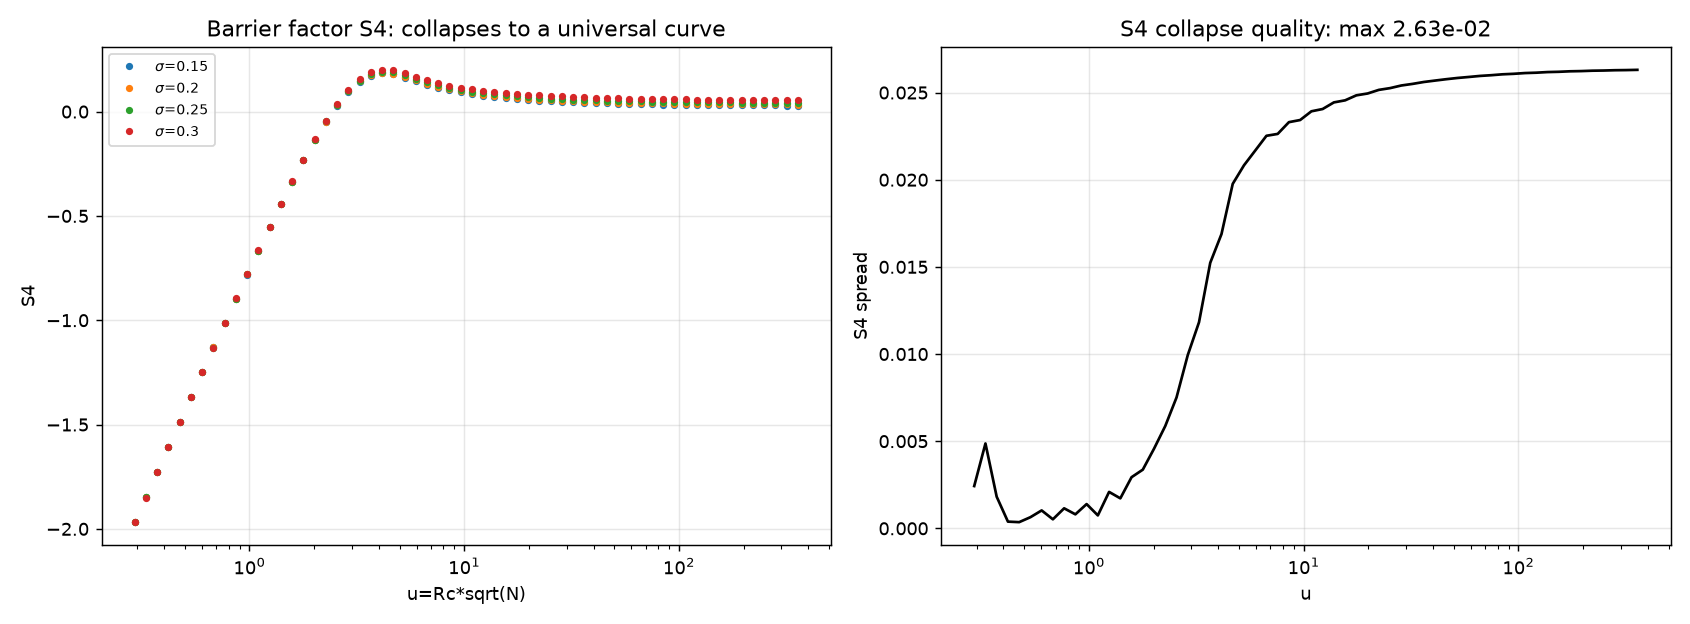

This figure's Python source:
"""S4 (barrier factor) collapse test, stable log-space. deepseek_v4_flash"""
import math, json
import numpy as np
import matplotlib; matplotlib.use('Agg')
import matplotlib.pyplot as plt
K0, ALPHA = 1.0, 1.5
LNP=0.5*math.log(math.pi/2.0)
def setup(SIG):
    S2=SIG*SIG; lo,hi=1e-12,1.0
    for _ in range(200):
        m=0.5*(lo+hi)
        if K0*m**ALPHA*(1-m*m)-S2<0: lo=m
        else: hi=m
    return S2, 0.5*(lo+hi)
def Bf(x,S2): return 0.5*(K0*x**(ALPHA+2)/(ALPHA+2)-K0*x**(ALPHA+4)/(ALPHA+4)-S2*x*x/2.0)
def factors(N,S2,RC,x0_frac=0.2,npts=300001,p=2.0):
    D=S2/N; x0=x0_frac*RC
    t=np.linspace(0.0,1.0,npts); x=RC*t**p; Bx=Bf(x,S2)
    with np.errstate(under='ignore',over='ignore'):
        phi=np.exp(2.0*Bx/D); dx=np.diff(x)
        A=np.concatenate([[0.0],np.cumsum(0.5*(phi[1:]+phi[:-1])*dx)])
        w=np.exp(-2.0*(Bx-Bx[-1])/D)
    i0=np.searchsorted(x,x0)
    IntWA=np.trapz(w[i0:]*A[i0:],x[i0:])
    return math.log(A[-1]), math.log(IntWA)-math.log(A[-1])
sigs=[0.15,0.20,0.25,0.30]
D={}
for sg in sigs:
    S2,RC=setup(sg)
    Ns=np.unique(np.round(np.logspace(np.log10(2),np.log10(2e7),100)).astype(int)).astype(float)
    U=[];S3=[];S4=[]
    for N in Ns:
        L3,L4=factors(N,S2,RC)
        U.append(RC*math.sqrt(N)); S3.append(L3+0.5*math.log(N)); S4.append(L4+0.5*math.log(N))
    D[sg]=(np.array(U),np.array(S3),np.array(S4))
ulo=max(D[s][0].min() for s in sigs); uhi=min(D[s][0].max() for s in sigs)
ug=np.logspace(math.log10(ulo),math.log10(uhi),60)
def interp(s,idx):
    U=D[s][0]; Y=D[s][idx]; o=np.argsort(U); return np.interp(ug,U[o],Y[o])
a3=np.array([interp(s,1) for s in sigs]); a4=np.array([interp(s,2) for s in sigs])
sp3=a3.max(0)-a3.min(0); sp4=a4.max(0)-a4.min(0)
print(f"overlap u in [{ulo:.2f},{uhi:.2f}]")
print(f"S3 spread: max={sp3.max():.3e} mean={sp3.mean():.3e}  range={a3.max()-a3.min():.4f} ({100*sp3.max()/(a3.max()-a3.min()):.2f}%)")
print(f"S4 spread: max={sp4.max():.3e} mean={sp4.mean():.3e}  range={a4.max()-a4.min():.4f} ({100*sp4.max()/(a4.max()-a4.min()):.2f}%)")
print(f"\n{'u':>9} " + " ".join(f"S4({s})" for s in sigs) + "  spread")
for i in range(0,len(ug),7):
    v=[a4[j][i] for j in range(len(sigs))]
    print(f"{ug[i]:>9.3f} " + " ".join(f"{x:>9.5f}" for x in v) + f"  {max(v)-min(v):.2e}")
print("\nS4 large-u asymptote: S4 should -> const (a4). Fit S4 = a4 + c/u^p:")
m=ug>5
for j,s in enumerate(sigs):
    for p in [1.0,0.5,2.0]:
        X=np.column_stack([np.ones(m.sum()),ug[m]**(-p)])
        c,_,_,_=np.linalg.lstsq(X,a4[j][m],rcond=None)
        r=np.sqrt(np.mean((a4[j][m]-X@c)**2))
        print(f"  sigma={s} p={p}: a4={c[0]:+.5f} c={c[1]:+.5f} rms={r:.2e}")
fig,ax=plt.subplots(1,2,figsize=(13,4.8))
for s in sigs: ax[0].plot(ug,a4[sigs.index(s)],'o',ms=3,label=f'$\\sigma$={s}')
ax[0].set_xscale('log'); ax[0].set_xlabel('u=Rc*sqrt(N)'); ax[0].set_ylabel('S4'); ax[0].legend(fontsize=8); ax[0].grid(alpha=.3)
ax[0].set_title('Barrier factor S4: collapses to a universal curve')
ax[1].plot(ug,sp4,'k-',lw=1.5); ax[1].set_xscale('log'); ax[1].set_xlabel('u'); ax[1].set_ylabel('S4 spread'); ax[1].grid(alpha=.3)
ax[1].set_title(f'S4 collapse quality: max {sp4.max():.2e}')
plt.tight_layout(); plt.savefig('s4_collapse.png',dpi=130); plt.close()
json.dump(dict(S3_spread_max=float(sp3.max()),S3_spread_mean=float(sp3.mean()),
               S4_spread_max=float(sp4.max()),S4_spread_mean=float(sp4.mean()),
               S4_range=float(a4.max()-a4.min()),overlap=[float(ulo),float(uhi)]),
          open('s4_collapse.json','w'),indent=2)
print("\nSaved s4_collapse.png + s4_collapse.json")
